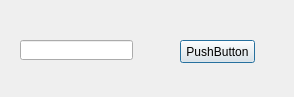
<?xml version="1.0" encoding="UTF-8"?>
<ui version="4.0">
 <class>Dialog</class>
 <widget class="QDialog" name="Dialog">
  <property name="geometry">
   <rect>
    <x>0</x>
    <y>0</y>
    <width>294</width>
    <height>97</height>
   </rect>
  </property>
  <property name="windowTitle">
   <string>Dialog</string>
  </property>
  <widget class="QLineEdit" name="lineEdit">
   <property name="geometry">
    <rect>
     <x>20</x>
     <y>40</y>
     <width>113</width>
     <height>20</height>
    </rect>
   </property>
  </widget>
  <widget class="QPushButton" name="pushButton">
   <property name="geometry">
    <rect>
     <x>180</x>
     <y>40</y>
     <width>75</width>
     <height>23</height>
    </rect>
   </property>
   <property name="text">
    <string>PushButton</string>
   </property>
  </widget>
 </widget>
 <resources/>
 <connections/>
</ui>
